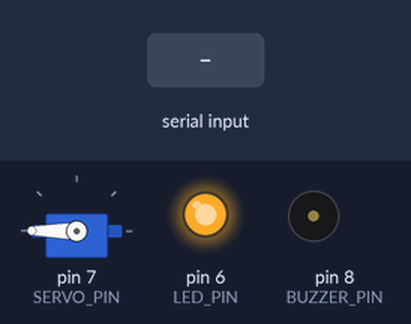
Bench run of a sketch on a simulated Arduino Uno, built with avr-gcc and run on an emulated ATmega328P. On the bench: servo, output pins drawn as LEDs (lit = HIGH), buzzer (waves = sounding, pin HIGH). Inputs (shaded band) come from the test bench.

Above: at 1.2 s.
1.3 s: "1" received over Serial
At 1.46 s:
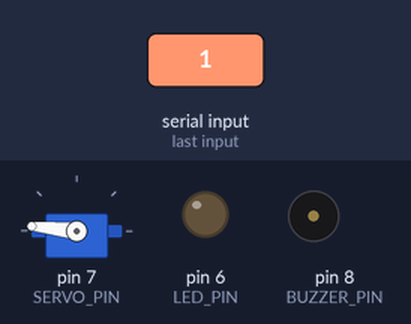
At 4.6 s:
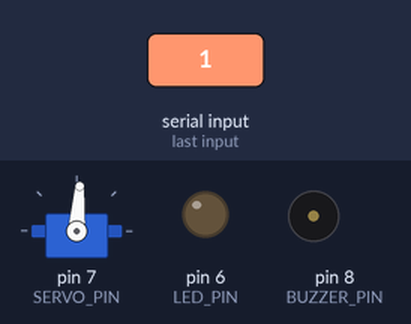
Timing chart, 0 to 10.3 s (numbered marks = the images above; inputs shaded):
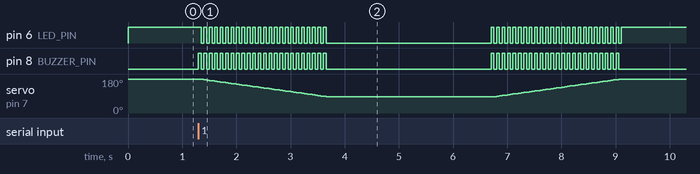

Measured:
- after the input at 1.3 s, pin 6 (LED_PIN): goes 23 × (LOW 0.05 s, HIGH 0.05 s), LOW 3.1 s, 24 × (HIGH 0.05 s, LOW 0.05 s), then HIGH, starting after 0.05 s; pin 8 (BUZZER_PIN): goes 23 × (HIGH 0.05 s, LOW 0.05 s), HIGH 0.05 s, LOW 3.1 s, 23 × (HIGH 0.05 s, LOW 0.05 s), HIGH 0.05 s, then LOW, starting at once

The sketch:

Servo.ino
```cpp
#include <Servo.h>
#include <Timer.h>
#define SERVO_PIN 7
#define LED_PIN 6
#define BUZZER_PIN 8

Servo myservo; // 建立Servo物件，控制伺服馬達
Timer t; // 宣告 Timer 物件
boolean play = false;
int delay_ts = 100;
int delay_ts_sum = 0;
void setup() {
  Serial.begin(9600);
  pinMode(LED_PIN, OUTPUT);
  pinMode(BUZZER_PIN, OUTPUT);
  myservo.attach(SERVO_PIN); // 連接數位腳位7，伺服馬達的訊號線
  myservo.write(180); // 柵欄起始角度
  digitalWrite(LED_PIN, HIGH);

  t.every(0, listenerInput);
  //t.every(0, lcd);
}

void loop() {
  t.update();
}

void listenerInput() {
  if (Serial.available()) {
    char data = Serial.read();

    if (data == '1') {
      play = true;
      openFences();
      play = false;
    }
  }
}

void openFences() {
  // 開啟柵欄
  for (int i = 180, j = 0; i >= 85; i-=2, j++) {
    myservo.write(i); // 使用write，傳入角度，從0度轉到180度
    delay_ts_sum += delay_ts;
    digitalWrite(LED_PIN, j%2==0);
    digitalWrite(BUZZER_PIN, j%2==0);
    delay(50);
  }
  digitalWrite(BUZZER_PIN, LOW);
  delay(3000);
  // 關閉柵欄
  for (int i = 85, j = 0; i <= 180; i+=2, j++) {
    myservo.write(i);// 使用write，傳入角度，從180度轉到0度
    digitalWrite(LED_PIN, j%2==0);
    digitalWrite(BUZZER_PIN, j%2==0);
    delay(50);
  }
  digitalWrite(LED_PIN, HIGH);
  digitalWrite(BUZZER_PIN, LOW);
}

void lcd() {
  if(play) {
    digitalWrite(LED_PIN, HIGH); delay(1000); // 燈on
    digitalWrite(LED_PIN, LOW); delay(1000); // 燈off
  }
}
```
